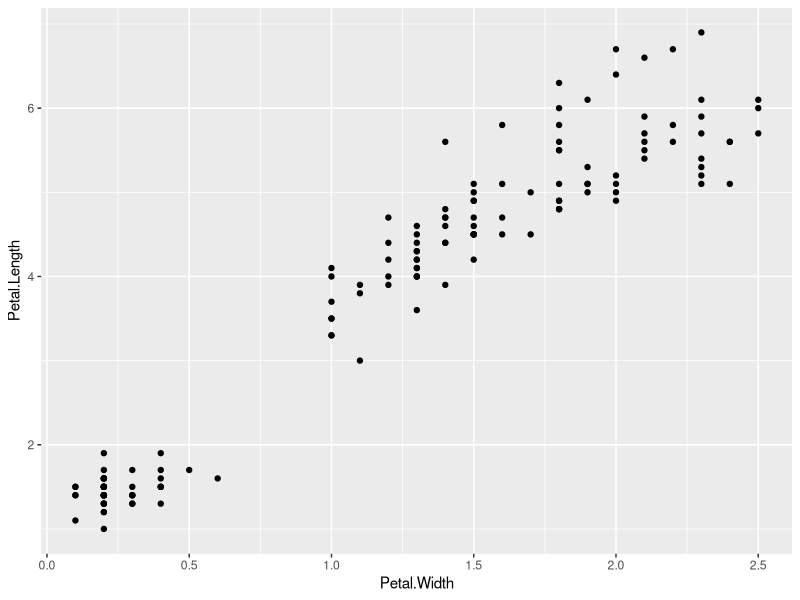
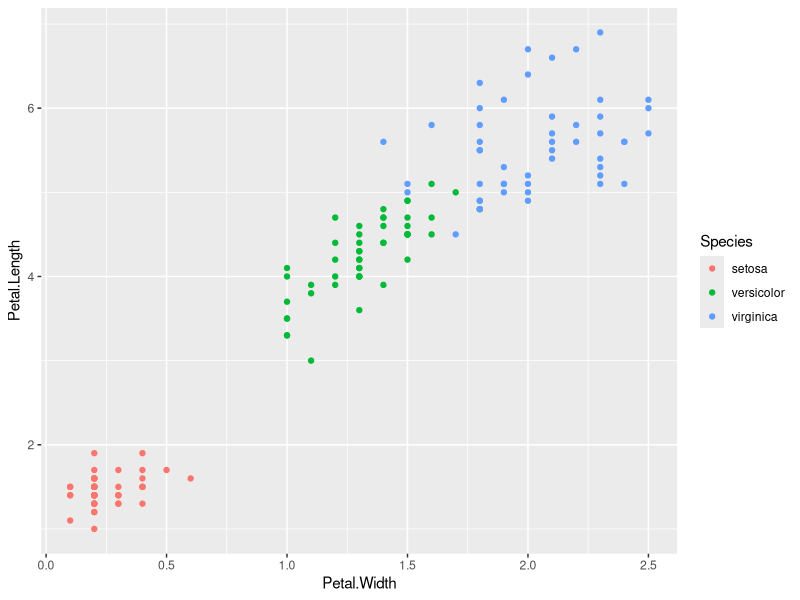
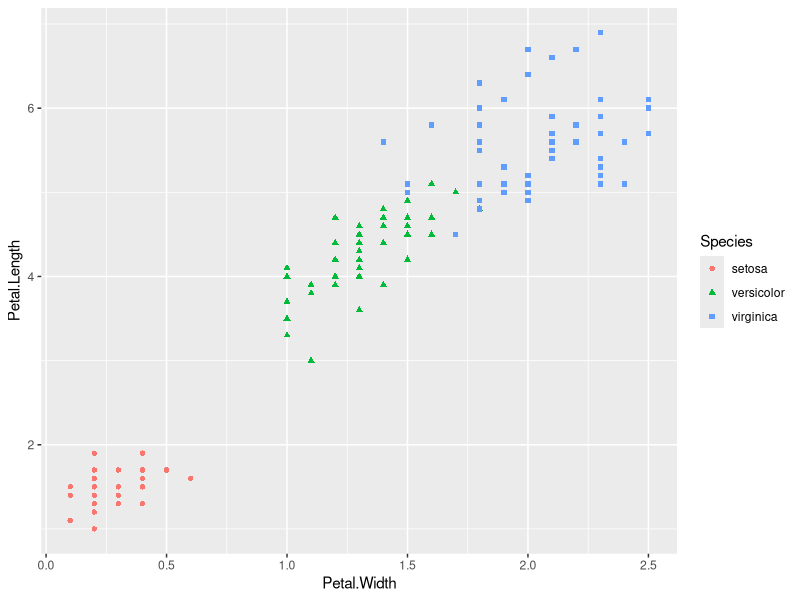
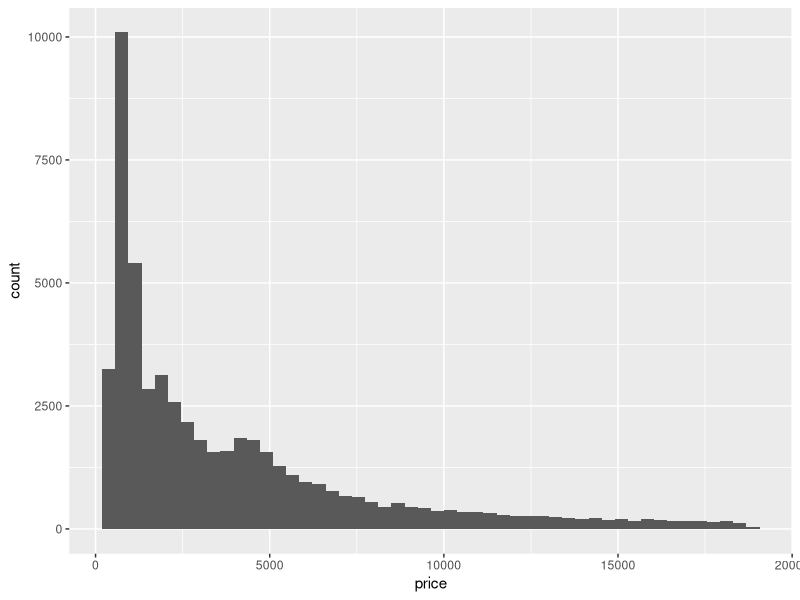
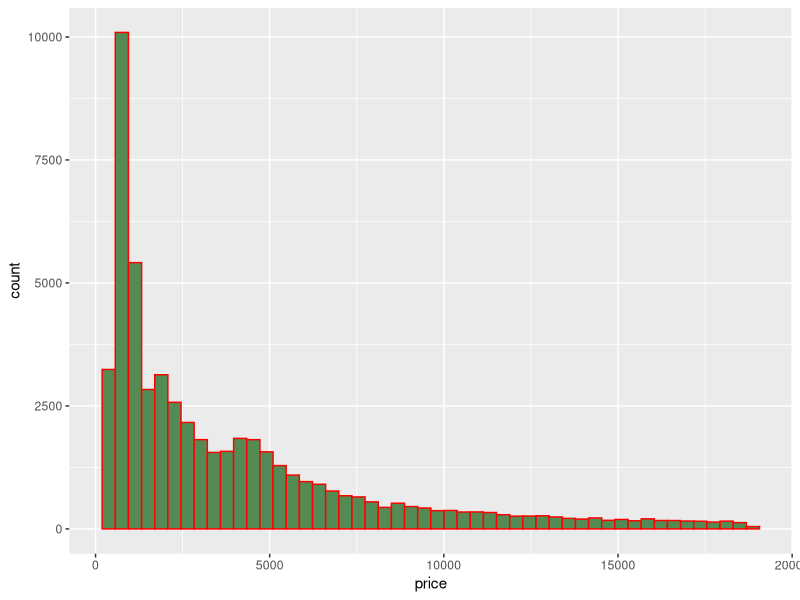
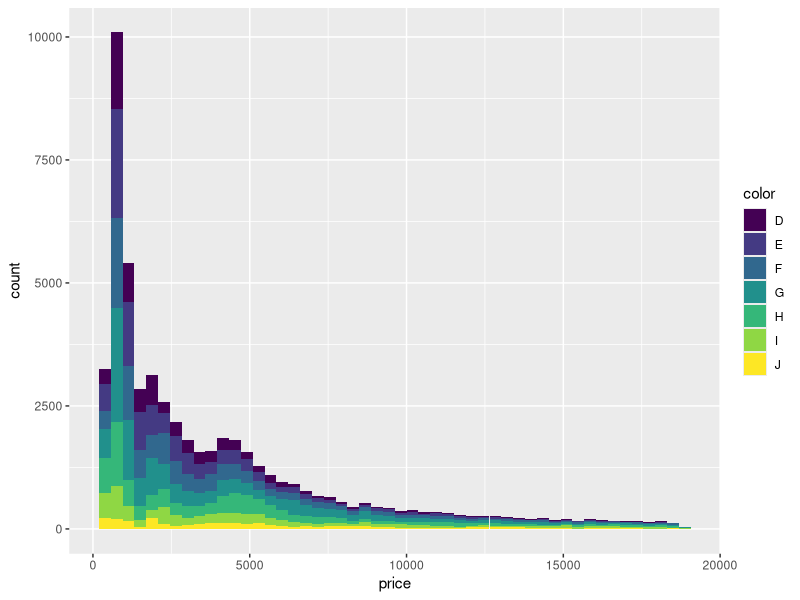
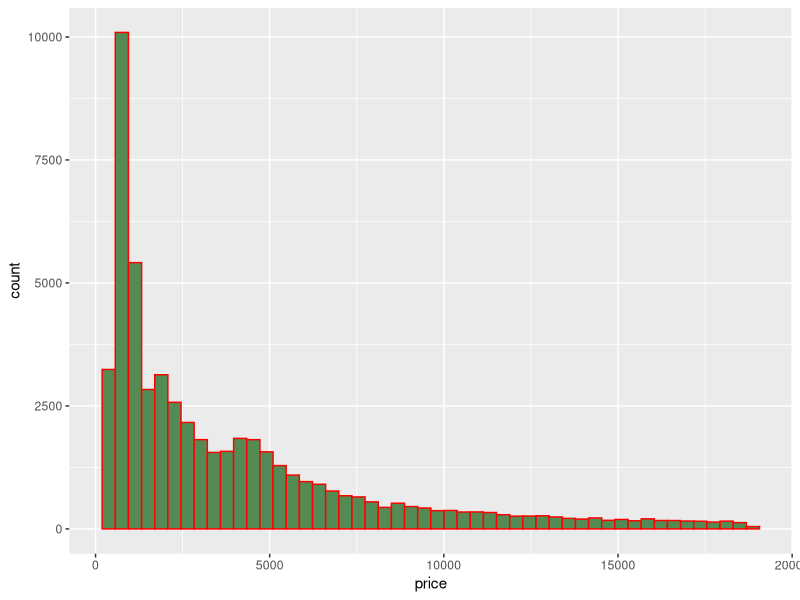
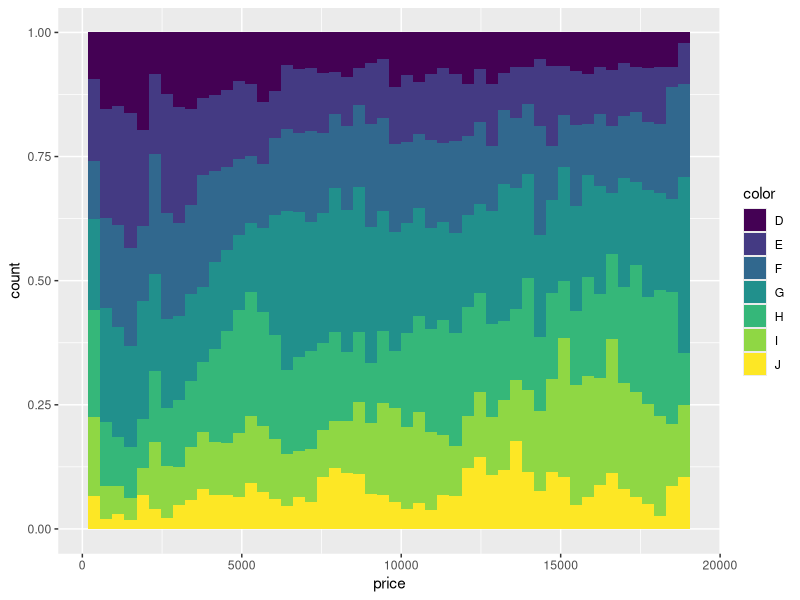

Generate these figures, in order, with R:
## ---- chunk 1

library(ggplot2)

ggplot(iris, aes(y=Petal.Length, x= Petal.Width)) + geom_point()

## ---- chunk 2

ggplot(iris, aes(y=Petal.Length, x= Petal.Width, col=Species)) + geom_point()

## ---- chunk 3

ggplot(iris, aes(y=Petal.Length, x= Petal.Width, col=Species, shape=Species)) + geom_point()

## ---- chunk 4

library(dplyr)

str(diamonds)

## ---- chunk 5

ggplot(diamonds, aes(x=price)) +geom_histogram(bins=50)

## ---- chunk 6
ggplot(diamonds, aes(x=price)) +geom_histogram(bins=50, fill='palegreen4', col='red')

## ---- chunk 7
ggplot(diamonds, aes(x=price,fill=color)) +geom_histogram(bins=50)

## ---- chunk 8
ggplot(diamonds, aes(x=price,fill=color)) +geom_histogram(bins=50,fill='palegreen4', col='red')

## ---- chunk 9
ggplot(diamonds, aes(x=price,fill=color)) +geom_histogram(bins=50, position='fill')

## ---- chunk 10
ggplot(diamonds, aes(x=cut)) +geom_bar()

## ---- chunk 11
ggplot(diamonds, aes(x=cut, fill=clarity)) +geom_bar(position = 'fill')

## ---- chunk 12
ggplot(diamonds, aes(x=price)) +geom_freqpoly(bins = 50)

## ---- chunk 13
ggplot(diamonds, aes(x=price)) +geom_freqpoly(bins = 50, size=2)

## ---- chunk 14
ggplot(diamonds, aes(x=price, col=cut)) +geom_freqpoly(bins = 50, size=1)


## ---- chunk 15
ggplot(diamonds, aes(x=factor(carat), y=price)) +geom_boxplot()

## ---- chunk 16
ggplot(diamonds, aes(x=cut, y=price)) +geom_boxplot()

## ---- chunk 17
ggplot(diamonds, aes(x=cut, y=price, fill=color)) +geom_boxplot()

## ---- chunk 18
ggplot(diamonds, aes(x=carat, y=price)) +geom_smooth()

## ---- chunk 19
ggplot(diamonds, aes(x=carat, y=price)) +geom_smooth(se=FALSE)

## ---- chunk 20
ggplot(diamonds, aes(x=carat, y=price, color=cut)) +geom_smooth(se=FALSE)

## ---- chunk 21
ggplot(diamonds, aes(x=carat, y=price)) + geom_point() +geom_smooth(method='lm',se=FALSE)

## ---- chunk 22
ggplot(diamonds, aes(x=carat, y=price, color=cut)) + geom_point() +geom_smooth(method='lm',se=FALSE)

## ---- chunk 23
ggplot(diamonds, aes(x=carat, y=price, color=cut, shape=clarity)) + geom_point() +geom_smooth(method='lm',se=FALSE)

## ---- chunk 24
ggplot(diamonds, aes(x=carat, y=price, color=cut)) + geom_point() +geom_smooth(method='lm',se=FALSE) + facet_grid(.~cut)

## ---- chunk 25
obj1 <- ggplot(diamonds, aes(x=cut, y=price, fill=color)) +geom_boxplot()
obj2 <- obj1 + labs(title='My Title',x='my x axis label',y='my y axis label',fill='my legends title')
obj2

## ---- chunk 26
obj3 <- obj2 + theme(panel.background = element_rect(fill='palegreen4'))
obj3

## ---- chunk 27
obj4 <- obj3 + theme(plot.title = element_text(hjust = 0.5, face='bold', colour = 'red'))
obj4

## ---- chunk 28
obj4+scale_y_continuous(limits=c(0,10000))

## ---- chunk 29
g1<- ggplot(diamonds, aes(x=carat, y=price, color=cut)) + geom_point() +geom_smooth(method='lm',se=FALSE) + facet_grid(.~cut)
g1

## ---- chunk 30
g2 <- g1+theme(panel.background = element_rect(fill='grey'))
g2

## ---- chunk 31
g3<- g2 + theme(legend.background = element_rect(fill='grey'))
g3

## ---- chunk 32
g3+theme(plot.background = element_rect(fill = 'green'))

